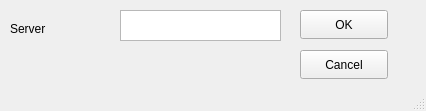
<?xml version="1.0" encoding="UTF-8"?>
<ui version="4.0">
 <class>MainWindow</class>
 <widget class="QMainWindow" name="MainWindow">
  <property name="geometry">
   <rect>
    <x>0</x>
    <y>0</y>
    <width>426</width>
    <height>111</height>
   </rect>
  </property>
  <property name="windowTitle">
   <string>Add DNS server</string>
  </property>
  <widget class="QWidget" name="centralwidget">
   <widget class="QTextEdit" name="serverField">
    <property name="geometry">
     <rect>
      <x>120</x>
      <y>10</y>
      <width>161</width>
      <height>31</height>
     </rect>
    </property>
   </widget>
   <widget class="QLabel" name="label">
    <property name="geometry">
     <rect>
      <x>10</x>
      <y>20</y>
      <width>56</width>
      <height>17</height>
     </rect>
    </property>
    <property name="text">
     <string>Server</string>
    </property>
   </widget>
   <widget class="QPushButton" name="cancelButton">
    <property name="geometry">
     <rect>
      <x>300</x>
      <y>50</y>
      <width>88</width>
      <height>29</height>
     </rect>
    </property>
    <property name="text">
     <string>Cancel</string>
    </property>
   </widget>
   <widget class="QPushButton" name="okButton">
    <property name="geometry">
     <rect>
      <x>300</x>
      <y>10</y>
      <width>88</width>
      <height>29</height>
     </rect>
    </property>
    <property name="text">
     <string>OK</string>
    </property>
   </widget>
  </widget>
  <widget class="QStatusBar" name="statusbar"/>
 </widget>
 <resources/>
 <connections/>
</ui>
